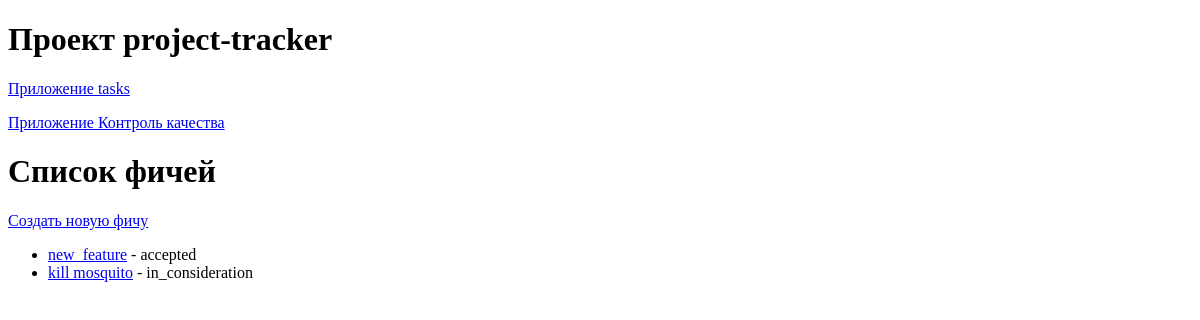
Before: /quality_control/features/ with the older database file.
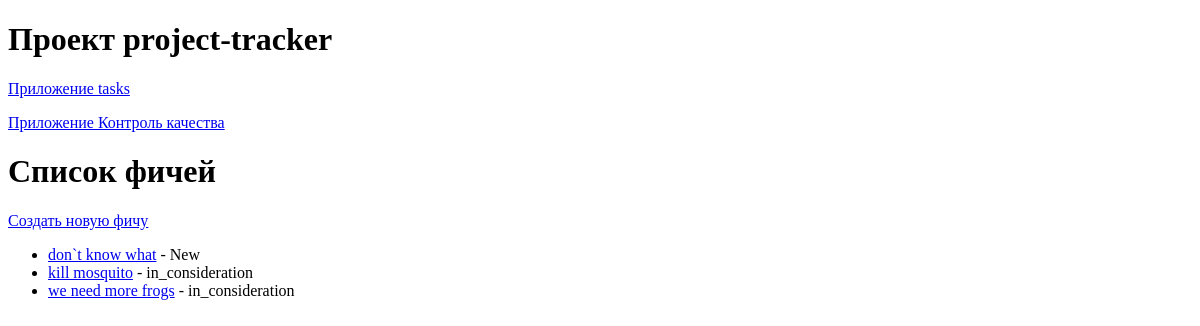
After: the same page with the newer database file.
### quality_control/models.py (models this page shows)
class FeatureRequest(models.Model):
    STATUS_CHOICES = [
        ('in_consideration', 'На рассмотрении'),
        ('accepted', 'Принято'),
        ('rejected', 'Отклонено')
    ]
    PRIORITY_CHOICES = [
        ('1', 'Пониженный'),
        ('2', 'Низкий'),
        ('3', 'Средний'),
        ('4', 'Повышенный'),
        ('5', 'Высокий')
    ]
    title = models.CharField(max_length=50)
    description = models.TextField()
    project = models.ForeignKey(
        Project,
        related_name='feature_requests',
        on_delete=models.CASCADE
    )
    task = models.ForeignKey(
        Task,
        related_name='feature_requests',
        on_delete=models.SET_NULL,
        null=True,
    )
    status = models.CharField(max_length=20, choices=STATUS_CHOICES, default='in_consideration')
    priority = models.CharField(max_length=20, choices=PRIORITY_CHOICES, default='3')
    created_at = models.DateTimeField(auto_now_add=True)
    updated_at = models.DateTimeField(auto_now=True)

### quality_control/views.py (the view)
# urls.py: path('features/', views.feature_list, name='feature_list'),
def feature_list(request):
    features = FeatureRequest.objects.all()
    return render(request, 'quality_control/feature_list.html', {'feature_list': features})

### quality_control/templates/quality_control/feature_list.html
{% extends 'base/base.html' %}
{% block content %}
    <h1>Список фичей</h1>
    <p><a href="{% url 'quality_control:add_feature' %}">Создать новую фичу</a></p>
    <ul>
        {% for feature in feature_list %}
            <li><a href="{% url 'quality_control:feature_detail' feature.id %}">{{ feature.title }}</a> - {{ feature.status }}</li>
        {% endfor %}
    </ul>
{% endblock %}

### templates/base/base.html (shortened to what this page needs)
<!DOCTYPE html>
<html lang="en">
<head>
</head>
<body>
    <header>
      <h1>Проект project-tracker</h1>
    </header>
    {% include 'base/nav.html' %}
    <main>
        {% block content %}{% endblock %}
    </main>
</body>
</html>

### templates/base/nav.html
<nav>
    <a href="{% url 'tasks:index' %}">Приложение tasks</a>
    <p><a href="{% url 'quality_control:index' %}">Приложение Контроль качества</a></p>
</nav>

Changed rows visible on the page:
changed FeatureRequest: title "new_feature" → "don`t know what"; status "accepted" → "New"
added FeatureRequest: title "we need more frogs", status "in_consideration"
